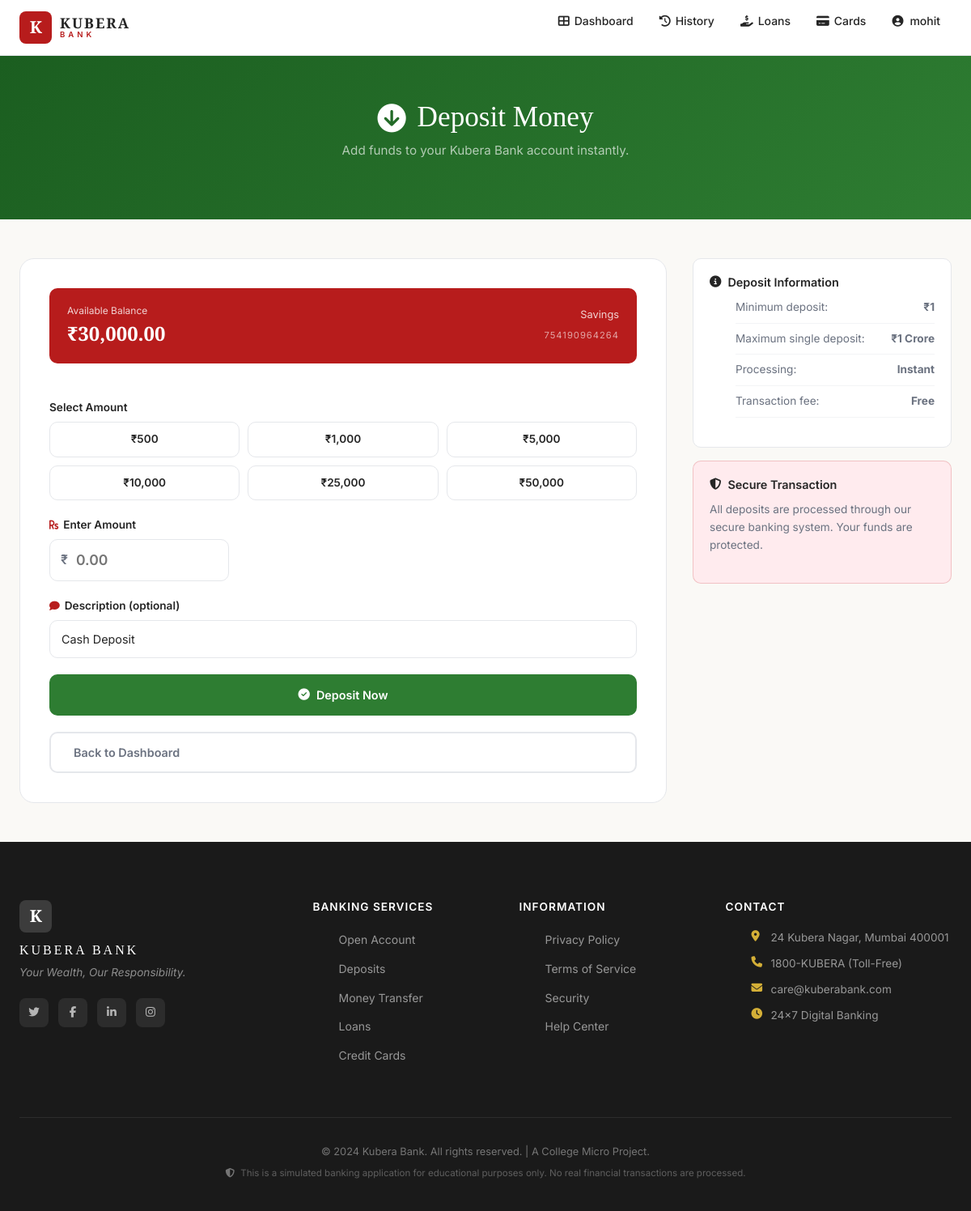
The page /deposit (signed in) on the database its author committed.
### tables this page shows
CREATE TABLE accounts (
            id             INTEGER PRIMARY KEY AUTOINCREMENT,
            user_id        INTEGER NOT NULL,
            account_number TEXT    UNIQUE NOT NULL,
            account_type   TEXT    NOT NULL,
            balance        REAL    DEFAULT 0.0,
            address        TEXT,
            date_of_birth  TEXT,
            is_active      INTEGER DEFAULT 1,
            created_at     TEXT    DEFAULT (datetime('now', 'localtime')),
            FOREIGN KEY (user_id) REFERENCES users(id)
        );

### app.py (the view, shortened to what this page needs)
@app.route('/deposit', methods=['GET', 'POST'])
@login_required
def deposit():
    user_id = session['user_id']
    conn = get_db_connection()
    try:
        account = conn.execute(
            'SELECT * FROM accounts WHERE user_id = ?', (user_id,)
        ).fetchone()
        if not account:
            flash('Please open an account first.', 'warning')
            return redirect(url_for('open_account'))
    finally:
        conn.close()
    return render_template('deposit.html', account=account)

### app.py (called while the page is built)
def generate_csrf_token():
    if '_csrf_token' not in session:
        session['_csrf_token'] = secrets.token_hex(16)
    return session['_csrf_token']

@app.before_request
def csrf_protect():
    if request.method == "POST":
        if request.path.startswith('/api/'):
            return
        token = session.get('_csrf_token')
        form_token = request.form.get('csrf_token')
        if not token or not form_token or token != form_token:
            flash('Security check failed: Invalid or expired token. Please try again.', 'danger')
            return redirect(request.referrer or url_for('index'))

def login_required(f):
    @wraps(f)
    def decorated(*args, **kwargs):
        if 'user_id' not in session:
            flash('Please log in to access your account.', 'warning')
            return redirect(url_for('login'))
        return f(*args, **kwargs)
    return decorated

### database.py (called while the page is built)
def get_db_connection():
    conn = sqlite3.connect(Config.DATABASE_PATH)
    conn.row_factory = sqlite3.Row  # Access results like: row['column_name']
    conn.execute("PRAGMA foreign_keys = ON")  # Enable foreign key support
    return conn

### templates/deposit.html (shortened to what this page needs)
{% extends "base.html" %}
{% block content %}
<div class="kb-page-wrapper">
    <div class="kb-page-header kb-page-header--green">
        <div class="kb-container">
            <h1><i class="fas fa-arrow-circle-down"></i> Deposit Money</h1>
            <p>Add funds to your Kubera Bank account instantly.</p>
        </div>
    </div>
    <div class="kb-container kb-form-page">
        <div class="kb-txn-layout">
            <div class="kb-form-card">
                <form action="{{ url_for('deposit') }}" method="POST" class="kb-form" id="depositForm">
                    <div class="kb-mini-balance-card">
                        <div class="kb-mini-balance-left">
                            <span>Available Balance</span>
                            <strong>₹{{ "{:,.2f}".format(account.balance) }}</strong>
                        </div>
                        <div class="kb-mini-balance-right">
                            <span>{{ account.account_type }}</span>
                            <small>{{ account.account_number }}</small>
                        </div>
                    </div>
                    <div class="kb-form-group">
                        <label>Select Amount</label>
                        <div class="kb-quick-amounts">
                            <button type="button" class="kb-amount-btn" data-amount="500">₹500</button>
                            <button type="button" class="kb-amount-btn" data-amount="1000">₹1,000</button>
                            <button type="button" class="kb-amount-btn" data-amount="5000">₹5,000</button>
                            <button type="button" class="kb-amount-btn" data-amount="10000">₹10,000</button>
                            <button type="button" class="kb-amount-btn" data-amount="25000">₹25,000</button>
                            <button type="button" class="kb-amount-btn" data-amount="50000">₹50,000</button>
                        </div>
                    </div>
                    <div class="kb-form-group">
                        <label for="amount">
                            <i class="fas fa-rupee-sign"></i> Enter Amount
                        </label>
                        <div class="kb-amount-input-wrap">
                            <span class="kb-currency-prefix">₹</span>
                            <input type="number" id="amount" name="amount"
                                   placeholder="0.00" min="1" max="10000000"
                                   step="0.01" required>
                        </div>
                    </div>
                    <div class="kb-form-group">
                        <label for="description">
                            <i class="fas fa-comment"></i> Description (optional)
                        </label>
                        <input type="text" id="description" name="description"
                               placeholder="e.g. Cash Deposit, Salary" maxlength="100"
                               value="Cash Deposit">
                    </div>
                    <button type="submit" class="kb-btn-success kb-btn-full" id="depositBtn">
                        <i class="fas fa-check-circle"></i> Deposit Now
                    </button>
                    <a href="{{ url_for('dashboard') }}" class="kb-btn-ghost">Back to Dashboard</a>
                </form>
            </div>
            <div class="kb-txn-info-panel">
                <div class="kb-info-box">
                    <h4><i class="fas fa-info-circle"></i> Deposit Information</h4>
                    <ul>
                        <li>Minimum deposit: <strong>₹1</strong></li>
                        <li>Maximum single deposit: <strong>₹1 Crore</strong></li>
                        <li>Processing: <strong>Instant</strong></li>
                        <li>Transaction fee: <strong>Free</strong></li>
                    </ul>
                </div>
                <div class="kb-info-box kb-info-box--accent">
                    <h4><i class="fas fa-shield-alt"></i> Secure Transaction</h4>
                    <p>All deposits are processed through our secure banking system. Your funds are protected.</p>
                </div>
            </div>
        </div>
    </div>
</div>
{% endblock %}

### rows shown on the page
accounts: balance "30,000.00", account_type "Savings", account_number "754190964264"

### other values the page prints
{{ session.get('user_name', '').split()[0] }} "mohit"
